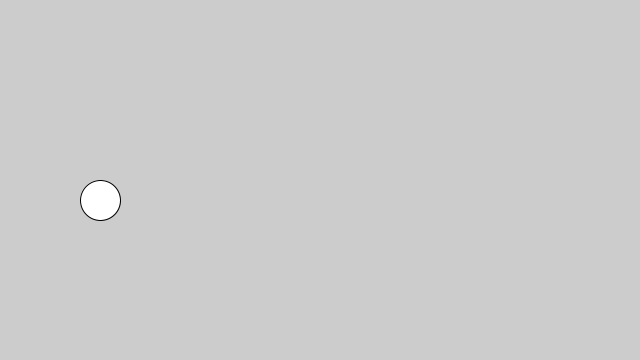
Frame 1 (no input)
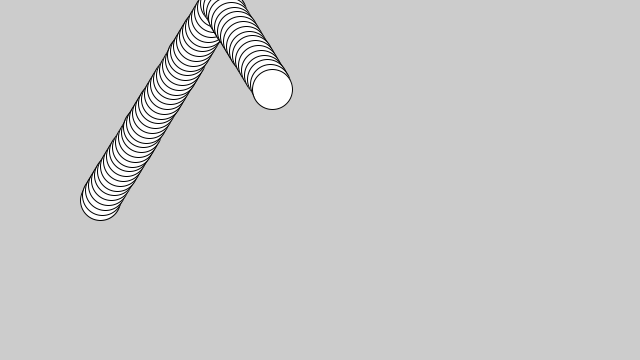
Frame 60 (the mouse pressed at the canvas centre just before this capture)
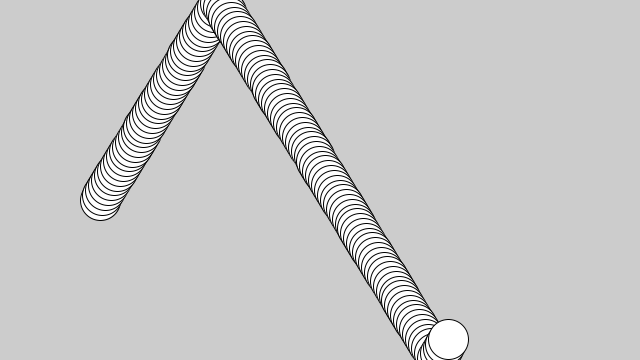
Frame 120 (the mouse held since frame 60 and released just before this capture)

The Processing sketch that drew these frames (run headless with seeded random() and noise(); from frame 60 on, the mouse is pressed at the canvas centre):

// Processing sketch: week15_02_circle_class_update
// ── week15_02_circle_class_update.pde
//week15_02_circle_class_update
void setup(){
  size(640,360);
}
Ball ball = new Ball(100,200,20);
void draw(){
  ball.display();
  ball.update();
}

// ── Ball.pde
class Ball{
  float x,y,r;
  float vx,vy;
  Ball(int x0,int y0,int r0){
    x = x0;
    y = y0;
    r = r0;
    vx = random(-10,+10);
    vy = random(-10,+10);
  }
  void update(){
    if(x+vx>640 || x+vx<0) vx = -vx;
    if(y+vy>360 || y+vy<0) vy = -vy;
    x += vx;
    y += vy;
  }
   void display(){
     ellipse(x,y,r+r,r+r);
   }
}
